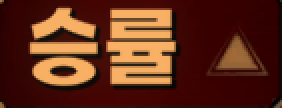
#> input picture images/battle_ready.png, 141 x 54 px, given in place of temp_screenshot.png, which was not available (shown 2 times larger)
$ python testcode.py
#> lines starting #> are read from the running program, lines starting #| are printed output that depends on the picture; pictures that were not available may be replaced by others from this repository, and a replacement may not be noted
import cv2
import numpy as np
import pyautogui

# 스크린샷 저장 및 불러오기
screenshot = pyautogui.screenshot()
screenshot.save("temp_screenshot.png")
screen_img = cv2.imread("temp_screenshot.png", cv2.IMREAD_GRAYSCALE)
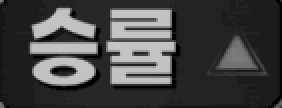
#> screen_img: shape (54, 141) (shown 2 times larger); min 0, max 196, mean 68.5

# 템플릿 이미지 불러오기 (map_choice 예)
template = cv2.imread("images/map_choice.png", cv2.IMREAD_GRAYSCALE)
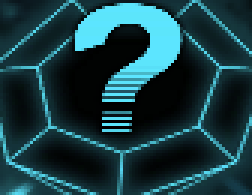
#> input picture images/map_choice.png, 84 x 65 px (shown 3 times larger)
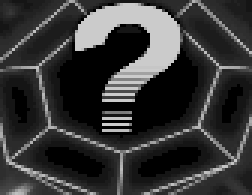
#> template: shape (65, 84) (shown 3 times larger); min 0, max 203, mean 54.4
#> (the run stopped early here; a loop or call above may not have finished)
